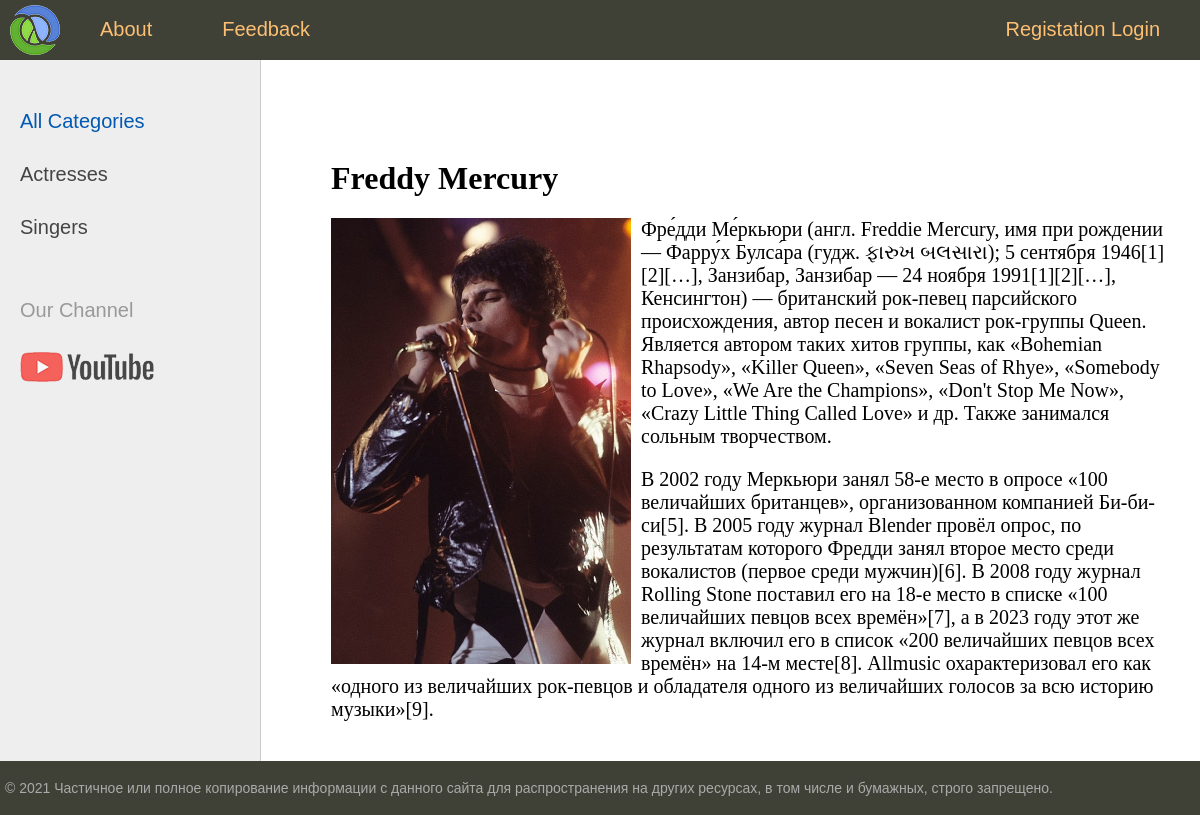
The page /post/freddy-mercury/ on the database its author committed.
### women/models.py (models this page shows, shortened)
class Category(models.Model):
    name = models.CharField(max_length=255, db_index=True, verbose_name='Category')
    slug = models.SlugField(max_length=255, unique=True, db_index=True)
    def get_absolute_url(self):
        return reverse("category", kwargs={"cat_slug": self.slug})
    class Meta:
        verbose_name = "Category"
        verbose_name_plural = "Categories"
        ordering = ['id']

class Women(models.Model):
    title = models.CharField(max_length=255)
    slug = models.SlugField(max_length=255, unique=True, db_index = True, verbose_name="URL")
    content = models.TextField(blank=False)
    photo = models.ImageField(upload_to='photos/%Y/%m/%d/')
    time_created = models.DateTimeField(auto_now_add=True)
    time_updated = models.DateTimeField(auto_now=True)
    is_published = models.BooleanField(default=True)
    cat = models.ForeignKey('Category', on_delete=models.PROTECT)
    def __str__(self):
        return self.title
    class Meta:
        verbose_name = "Famous People"
        verbose_name_plural = "Famous People"
        ordering = ['title']

### women/views.py (the view)
# urls.py: path('post/<slug:post_slug>/', ShowPost.as_view(), name='post'),
class ShowPost(DataMixin, DetailView):
    model = Women
    template_name = 'women/post.html'
    slug_url_kwarg = 'post_slug'
    context_object_name = 'post'
    def get_context_data(self, *, object_list=None, **kwargs):
        context = super().get_context_data(**kwargs)
        c_def = self.get_user_context(title = context["post"])
        return dict(list(context.items()) + list(c_def.items()))

### women/utils.py (called while the page is built)
    def get_user_context(self, **kwargs):
        context = kwargs
        cats = Category.objects.all()
        user_menu = menu.copy()
        if not self.request.user.is_authenticated:
            user_menu.pop(1)
        context['menu'] = user_menu
        context['cats'] = cats
        if 'cat_selected' not in context:
            context['cat_selected'] = 0
        return context

### women/templates/women/post.html
{% extends 'women/base.html' %}
{% block content%}
    <h1> {{post.title}} </h1>
    {% if post.photo %}
        <p><img class="img-article-left" src="{{post.photo.url}}"></p>
    {% endif %}
    {{post.content|linebreaks}}
{% endblock %}

### women/templates/women/base.html (shortened to what this page needs)
{% load static %}
{% load women_tags %}
<!DOCTYPE html>
<html>
<head>
	<link type="text/css" href="{% static 'women/css/style.css' %}" rel="stylesheet" />
</head>
<body>
	<table class="table-page" border=0 cellpadding="0" cellspacing="0">
	<tr>
		<td valign=top>
		{% block mainmenu %}
			<div class="header">
				<ul id="mainmenu" class="mainmenu">
					<li class="logo">
						<a href="{% url 'home' %}">
							<div class="logo"></div>
						</a>
					</li>
					{% for m in menu %}
						<li>
							<a href="{% url m.url_name %}">{{m.title}}</a>
						</li>
					{% endfor %}
					{% if request.user.is_authenticated %}
						<li class="last"> {{user.username}} | <a href="{% url 'logout' %}"> Logout </a></li>
					{% else %}
						<li class='last'>
							<a href = "{% url 'register' %}"> Registation </a>
							<a href = "{% url 'login' %}"> Login </a>
						</li>
					{% endif %}
				</ul>
			</div>
		{% endblock mainmenu %}
	<table class="table-content" border=0 cellpadding="0" cellspacing="0">
	<tr>
	<td valign="top" class="left-chapters">
		<ul id="leftchapters">
			{% if cat_selected == 0 %}
				<li class="selected">All Categories</li>
			{% else %}
				<li> <a href="{% url 'home' %}">All Categories</a></li>
			{% endif %}
			{% for c in cats %}
				{% if c.pk == cat_selected %}
					<li class="selected">{{c.name}}</li>
				{% else %}
					<li><a href="{{ c.get_absolute_url }}">{{c.name}}</a></li>
				{% endif %}
			{% endfor %}
			<li class="share">
			<p>Our Channel</p>
			<a class="share-yt" href="https://www.youtube.com/channel/UClJzWfGWuGJL2t-3dYKcHTA/playlists" target="_blank" rel="nofollow"></a>
			</li>
		</ul>
	</td>
	<td valign="top" class="content">
	<div class="content-text">
		{% block content %}
		{% endblock %}
	</div>
</td></tr></table>
</td></tr>
<tr>
	<td valign=top>
	<div id="footer">
		<p>&copy; 2021 Частичное или полное копирование информации с данного сайта для распространения на других ресурсах, в том числе и бумажных, строго запрещено.</p>
	</div>
</td></tr></table>
</body>
</html>

### women/static/women/css/style.css (style rules this page uses)
html, body { font-family: 'Arial'; margin: 0; padding: 0; height: 100%; width: 100%; color: #444; }
a { color: #0059b2; text-decoration: none; }
img { max-width: 600px; height: auto; }
img.img-article-left { max-width: 300px; height: auto; float: left; padding: 0 10px 10px 0; }
.table-page { width: 100%; height: 100%; vertical-align: top; }
.table-page tr { height: 100%; }
.header { background: #3F4137; height: 60px; }
.logo { background: url('../images/logo.png') no-repeat 10px 5px; width: 70px; height: 60px; }
ul.mainmenu { list-style: none; margin: 0; padding: 0; height: 60px; color: #fdc073; font-size: 20px; overflow: hidden; }
ul.mainmenu li { float: left; margin: 18px 40px 0 30px; }
ul.mainmenu li.logo { margin: 0; }
ul.mainmenu li.last { float: right; }
ul.mainmenu li a { color: #fdc073; text-decoration: none; }
.table-content { width: 100%; min-height: 100%; height: 100%; }
.left-chapters { margin: 0; background: #eee; border-right: 1px solid #ccc; min-height: 100%; }
.left-chapters ul { width: 230px; min-height: 100%; margin: 0; padding: 20px 10px 10px 20px; list-style: none; font-size: 20px; }
.left-chapters ul li { margin: 30px 0 0 0; color: #999; }
.left-chapters ul li.selected { color: #0059b2; }
.left-chapters ul li a { color: #444; text-decoration: none; }
.left-chapters ul li.share { margin: 60px 0 0 0; }
.left-chapters ul li.share p { margin: 30px 0 30px 0; }
.left-chapters ul li.share a { display: inline-block; width: 40px; height: 40px; margin: 0 20px 0 0; }
.left-chapters ul li.share a.share-yt { width: 100%; height: 30px; background: url('../images/share_yt.png') no-repeat 0 0 }
.content { padding: 40px 20px 20px 40px; width: 100%; box-sizing: border-box; }
.content-text { margin: 60px 0 0 30px; color: #000; font-size: 20px; font-family: Yandex Sans Display Light; }
.content-text h1 { font-size: 32px; }
#footer { box-sizing: border-box; background: #3F4137; padding: 5px; color: #aaa; font-size: 14px; font-family: Verdana, Geneva, Arial, Helvetica; text-align: left; overflow: hidden; }

### rows shown on the page
Category: name "Actresses"
Category: name "Singers"
Women: title "Freddy Mercury", photo (picture), content "Фре́дди Ме́ркьюри (англ. Freddie Mercury, имя при рождении — Фарру́х Булса́ра (гудж. ફારુખ બલસારા); 5 сентября 1946[1][2][…], Занзибар, Занзибар — 24 ноября 1991[1][2][…], Кенсингтон) — британский рок-певец парсийского происхождения, автор песен и вокалист рок-группы Queen. Является автором таких хитов группы, как «Bohemian Rhapsody», «Killer Queen», «Seven Seas of Rhye», «Somebody to Love», «We Are the Champions», «Don't Stop Me Now», «Crazy Little Thing Called Love» и др. Также занимался сольным творчеством. В 2002 году Меркьюри занял 58-е место в опросе «100 величайших британцев», организованном компанией Би-би-си[5]. В 2005 году журнал Blender провёл опрос, по результатам которого…"

### other values the page prints
{{ m.title }} "About" "Feedback"
